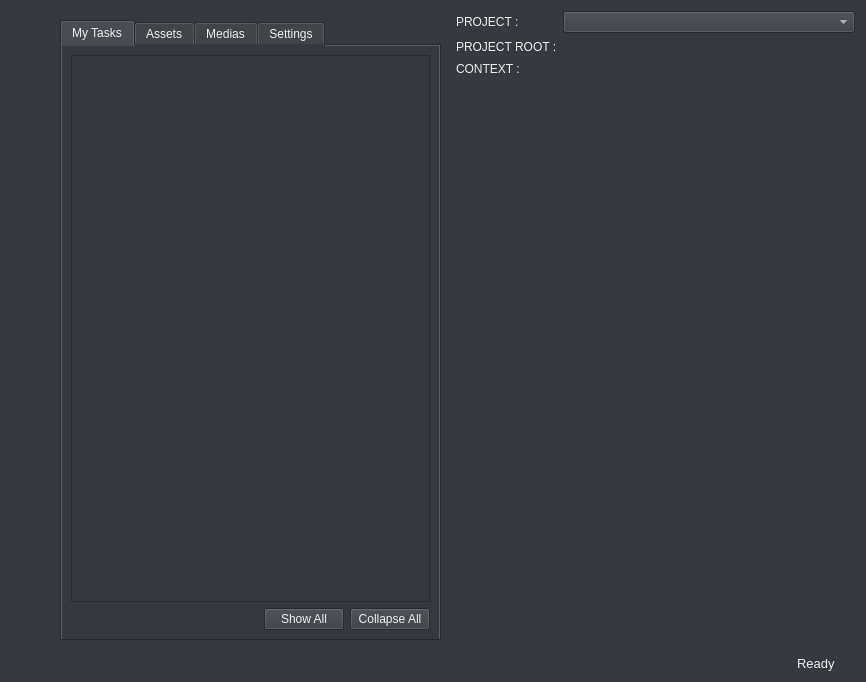
<?xml version="1.0" encoding="UTF-8"?>
<ui version="4.0">
 <class>main_window</class>
 <widget class="QWidget" name="main_window">
  <property name="geometry">
   <rect>
    <x>0</x>
    <y>0</y>
    <width>866</width>
    <height>682</height>
   </rect>
  </property>
  <property name="windowTitle">
   <string>KITSU - CONNECT</string>
  </property>
  <property name="styleSheet">
   <string notr="true">font: 12pt &quot;Open-Sans&quot;;
color: #eeeeee;
selection-background-color: rgb(253, 128, 8);
background-color: #36393f;</string>
  </property>
  <layout class="QGridLayout" name="gridLayout">
   <item row="0" column="3">
    <widget class="QStackedWidget" name="stacked_loading_screen">
     <property name="sizePolicy">
      <sizepolicy hsizetype="Preferred" vsizetype="Preferred">
       <horstretch>0</horstretch>
       <verstretch>0</verstretch>
      </sizepolicy>
     </property>
     <property name="currentIndex">
      <number>0</number>
     </property>
     <widget class="QWidget" name="page">
      <layout class="QVBoxLayout" name="verticalLayout_3">
       <item>
        <widget class="QTabWidget" name="tabWidget">
         <property name="tabShape">
          <enum>QTabWidget::Rounded</enum>
         </property>
         <property name="currentIndex">
          <number>0</number>
         </property>
         <property name="elideMode">
          <enum>Qt::ElideMiddle</enum>
         </property>
         <widget class="QWidget" name="mytasks_tab">
          <attribute name="title">
           <string>My Tasks</string>
          </attribute>
          <layout class="QVBoxLayout" name="verticalLayout_2">
           <item>
            <widget class="QTreeView" name="my_task_tree">
             <property name="headerHidden">
              <bool>true</bool>
             </property>
             <attribute name="headerVisible">
              <bool>false</bool>
             </attribute>
            </widget>
           </item>
           <item>
            <layout class="QHBoxLayout" name="horizontalLayout_2">
             <item>
              <spacer name="horizontalSpacer">
               <property name="orientation">
                <enum>Qt::Horizontal</enum>
               </property>
               <property name="sizeHint" stdset="0">
                <size>
                 <width>40</width>
                 <height>20</height>
                </size>
               </property>
              </spacer>
             </item>
             <item>
              <widget class="QPushButton" name="task_expend_button">
               <property name="text">
                <string>Show All</string>
               </property>
              </widget>
             </item>
             <item alignment="Qt::AlignRight">
              <widget class="QPushButton" name="task_collapse_button">
               <property name="text">
                <string>Collapse All</string>
               </property>
              </widget>
             </item>
            </layout>
           </item>
          </layout>
         </widget>
         <widget class="QWidget" name="assets_tab">
          <attribute name="title">
           <string>Assets</string>
          </attribute>
          <layout class="QVBoxLayout" name="verticalLayout_7">
           <item>
            <widget class="QTreeView" name="asset_tree">
             <property name="headerHidden">
              <bool>true</bool>
             </property>
             <attribute name="headerVisible">
              <bool>false</bool>
             </attribute>
            </widget>
           </item>
          </layout>
         </widget>
         <widget class="QWidget" name="medias_tab">
          <attribute name="title">
           <string>Medias</string>
          </attribute>
         </widget>
         <widget class="QWidget" name="settings_tab">
          <attribute name="title">
           <string>Settings</string>
          </attribute>
          <layout class="QVBoxLayout" name="verticalLayout_5">
           <property name="spacing">
            <number>25</number>
           </property>
           <property name="topMargin">
            <number>20</number>
           </property>
           <item>
            <widget class="QGroupBox" name="groupBox">
             <property name="sizePolicy">
              <sizepolicy hsizetype="Preferred" vsizetype="Preferred">
               <horstretch>0</horstretch>
               <verstretch>0</verstretch>
              </sizepolicy>
             </property>
             <property name="title">
              <string>Connexion Settings:</string>
             </property>
             <property name="alignment">
              <set>Qt::AlignCenter</set>
             </property>
             <layout class="QFormLayout" name="formLayout_2">
              <property name="fieldGrowthPolicy">
               <enum>QFormLayout::ExpandingFieldsGrow</enum>
              </property>
              <property name="formAlignment">
               <set>Qt::AlignHCenter|Qt::AlignTop</set>
              </property>
              <property name="topMargin">
               <number>12</number>
              </property>
              <property name="rightMargin">
               <number>12</number>
              </property>
              <item row="0" column="0">
               <widget class="QLabel" name="label_2">
                <property name="text">
                 <string>Kitsu URL :</string>
                </property>
               </widget>
              </item>
              <item row="0" column="1">
               <widget class="QLineEdit" name="kitsu_host"/>
              </item>
              <item row="1" column="0">
               <widget class="QLabel" name="label_3">
                <property name="text">
                 <string>Kitsu Username :</string>
                </property>
               </widget>
              </item>
              <item row="1" column="1">
               <widget class="QLineEdit" name="kitsu_username"/>
              </item>
              <item row="2" column="0">
               <widget class="QLabel" name="label_4">
                <property name="text">
                 <string>Kitsu Password :</string>
                </property>
               </widget>
              </item>
              <item row="2" column="1">
               <widget class="QLineEdit" name="kitsu_password">
                <property name="echoMode">
                 <enum>QLineEdit::Password</enum>
                </property>
               </widget>
              </item>
              <item row="3" column="1">
               <widget class="QLabel" name="connectionStatus">
                <property name="text">
                 <string>&lt;html&gt;&lt;head/&gt;&lt;body&gt;&lt;p&gt;&lt;span style=&quot; font-size:10pt; color:#a6a6a6;&quot;&gt;Connecting ...&lt;/span&gt;&lt;/p&gt;&lt;/body&gt;&lt;/html&gt;</string>
                </property>
                <property name="textFormat">
                 <enum>Qt::RichText</enum>
                </property>
               </widget>
              </item>
             </layout>
            </widget>
           </item>
           <item>
            <widget class="QGroupBox" name="groupBox_2">
             <property name="sizePolicy">
              <sizepolicy hsizetype="Preferred" vsizetype="Preferred">
               <horstretch>0</horstretch>
               <verstretch>0</verstretch>
              </sizepolicy>
             </property>
             <property name="maximumSize">
              <size>
               <width>16777215</width>
               <height>400</height>
              </size>
             </property>
             <property name="title">
              <string>Plugin Settings</string>
             </property>
             <property name="alignment">
              <set>Qt::AlignCenter</set>
             </property>
             <layout class="QVBoxLayout" name="verticalLayout_8">
              <item>
               <widget class="QTreeView" name="plugin_tree">
                <attribute name="headerVisible">
                 <bool>false</bool>
                </attribute>
               </widget>
              </item>
             </layout>
            </widget>
           </item>
           <item>
            <widget class="QGroupBox" name="groupBox_3">
             <property name="sizePolicy">
              <sizepolicy hsizetype="Preferred" vsizetype="Preferred">
               <horstretch>0</horstretch>
               <verstretch>0</verstretch>
              </sizepolicy>
             </property>
             <property name="maximumSize">
              <size>
               <width>16777215</width>
               <height>400</height>
              </size>
             </property>
             <property name="title">
              <string>Additional OS Environment Variables</string>
             </property>
             <property name="alignment">
              <set>Qt::AlignCenter</set>
             </property>
             <layout class="QVBoxLayout" name="verticalLayout_6">
              <item>
               <widget class="QPlainTextEdit" name="env_variables_set">
                <property name="styleSheet">
                 <string notr="true">font: 10pt &quot;Courier New&quot;;</string>
                </property>
                <property name="plainText">
                 <string>OCIO=test

</string>
                </property>
               </widget>
              </item>
             </layout>
            </widget>
           </item>
           <item alignment="Qt::AlignBottom">
            <widget class="QPushButton" name="save_settings_button">
             <property name="text">
              <string>Save Settings</string>
             </property>
            </widget>
           </item>
          </layout>
         </widget>
        </widget>
       </item>
      </layout>
     </widget>
     <widget class="QWidget" name="page_2">
      <layout class="QVBoxLayout" name="verticalLayout_4">
       <item alignment="Qt::AlignHCenter">
        <widget class="QLabel" name="loading_icon_label">
         <property name="minimumSize">
          <size>
           <width>64</width>
           <height>64</height>
          </size>
         </property>
         <property name="maximumSize">
          <size>
           <width>64</width>
           <height>64</height>
          </size>
         </property>
         <property name="text">
          <string/>
         </property>
         <property name="pixmap">
          <pixmap>../../../.designer/backup/icons/loading_icon_2.gif</pixmap>
         </property>
         <property name="scaledContents">
          <bool>true</bool>
         </property>
         <property name="alignment">
          <set>Qt::AlignCenter</set>
         </property>
        </widget>
       </item>
      </layout>
     </widget>
    </widget>
   </item>
   <item row="0" column="4">
    <layout class="QFormLayout" name="formLayout">
     <property name="fieldGrowthPolicy">
      <enum>QFormLayout::AllNonFixedFieldsGrow</enum>
     </property>
     <item row="0" column="0">
      <widget class="QLabel" name="label">
       <property name="styleSheet">
        <string notr="true">m</string>
       </property>
       <property name="text">
        <string>PROJECT :</string>
       </property>
      </widget>
     </item>
     <item row="0" column="1">
      <widget class="QComboBox" name="project_box">
       <property name="sizePolicy">
        <sizepolicy hsizetype="MinimumExpanding" vsizetype="Preferred">
         <horstretch>0</horstretch>
         <verstretch>0</verstretch>
        </sizepolicy>
       </property>
       <property name="palette">
        <palette>
         <active>
          <colorrole role="WindowText">
           <brush brushstyle="SolidPattern">
            <color alpha="255">
             <red>238</red>
             <green>238</green>
             <blue>238</blue>
            </color>
           </brush>
          </colorrole>
          <colorrole role="Button">
           <brush brushstyle="SolidPattern">
            <color alpha="255">
             <red>54</red>
             <green>57</green>
             <blue>63</blue>
            </color>
           </brush>
          </colorrole>
          <colorrole role="Text">
           <brush brushstyle="SolidPattern">
            <color alpha="255">
             <red>238</red>
             <green>238</green>
             <blue>238</blue>
            </color>
           </brush>
          </colorrole>
          <colorrole role="ButtonText">
           <brush brushstyle="SolidPattern">
            <color alpha="255">
             <red>238</red>
             <green>238</green>
             <blue>238</blue>
            </color>
           </brush>
          </colorrole>
          <colorrole role="Base">
           <brush brushstyle="SolidPattern">
            <color alpha="255">
             <red>54</red>
             <green>57</green>
             <blue>63</blue>
            </color>
           </brush>
          </colorrole>
          <colorrole role="Window">
           <brush brushstyle="SolidPattern">
            <color alpha="255">
             <red>54</red>
             <green>57</green>
             <blue>63</blue>
            </color>
           </brush>
          </colorrole>
          <colorrole role="Highlight">
           <brush brushstyle="SolidPattern">
            <color alpha="255">
             <red>253</red>
             <green>128</green>
             <blue>8</blue>
            </color>
           </brush>
          </colorrole>
          <colorrole role="PlaceholderText">
           <brush brushstyle="SolidPattern">
            <color alpha="128">
             <red>238</red>
             <green>238</green>
             <blue>238</blue>
            </color>
           </brush>
          </colorrole>
         </active>
         <inactive>
          <colorrole role="WindowText">
           <brush brushstyle="SolidPattern">
            <color alpha="255">
             <red>238</red>
             <green>238</green>
             <blue>238</blue>
            </color>
           </brush>
          </colorrole>
          <colorrole role="Button">
           <brush brushstyle="SolidPattern">
            <color alpha="255">
             <red>54</red>
             <green>57</green>
             <blue>63</blue>
            </color>
           </brush>
          </colorrole>
          <colorrole role="Text">
           <brush brushstyle="SolidPattern">
            <color alpha="255">
             <red>238</red>
             <green>238</green>
             <blue>238</blue>
            </color>
           </brush>
          </colorrole>
          <colorrole role="ButtonText">
           <brush brushstyle="SolidPattern">
            <color alpha="255">
             <red>238</red>
             <green>238</green>
             <blue>238</blue>
            </color>
           </brush>
          </colorrole>
          <colorrole role="Base">
           <brush brushstyle="SolidPattern">
            <color alpha="255">
             <red>54</red>
             <green>57</green>
             <blue>63</blue>
            </color>
           </brush>
          </colorrole>
          <colorrole role="Window">
           <brush brushstyle="SolidPattern">
            <color alpha="255">
             <red>54</red>
             <green>57</green>
             <blue>63</blue>
            </color>
           </brush>
          </colorrole>
          <colorrole role="Highlight">
           <brush brushstyle="SolidPattern">
            <color alpha="255">
             <red>253</red>
             <green>128</green>
             <blue>8</blue>
            </color>
           </brush>
          </colorrole>
          <colorrole role="PlaceholderText">
           <brush brushstyle="SolidPattern">
            <color alpha="128">
             <red>238</red>
             <green>238</green>
             <blue>238</blue>
            </color>
           </brush>
          </colorrole>
         </inactive>
         <disabled>
          <colorrole role="WindowText">
           <brush brushstyle="SolidPattern">
            <color alpha="255">
             <red>238</red>
             <green>238</green>
             <blue>238</blue>
            </color>
           </brush>
          </colorrole>
          <colorrole role="Button">
           <brush brushstyle="SolidPattern">
            <color alpha="255">
             <red>54</red>
             <green>57</green>
             <blue>63</blue>
            </color>
           </brush>
          </colorrole>
          <colorrole role="Text">
           <brush brushstyle="SolidPattern">
            <color alpha="255">
             <red>238</red>
             <green>238</green>
             <blue>238</blue>
            </color>
           </brush>
          </colorrole>
          <colorrole role="ButtonText">
           <brush brushstyle="SolidPattern">
            <color alpha="255">
             <red>238</red>
             <green>238</green>
             <blue>238</blue>
            </color>
           </brush>
          </colorrole>
          <colorrole role="Base">
           <brush brushstyle="SolidPattern">
            <color alpha="255">
             <red>54</red>
             <green>57</green>
             <blue>63</blue>
            </color>
           </brush>
          </colorrole>
          <colorrole role="Window">
           <brush brushstyle="SolidPattern">
            <color alpha="255">
             <red>54</red>
             <green>57</green>
             <blue>63</blue>
            </color>
           </brush>
          </colorrole>
          <colorrole role="Highlight">
           <brush brushstyle="SolidPattern">
            <color alpha="255">
             <red>253</red>
             <green>128</green>
             <blue>8</blue>
            </color>
           </brush>
          </colorrole>
          <colorrole role="PlaceholderText">
           <brush brushstyle="SolidPattern">
            <color alpha="128">
             <red>238</red>
             <green>238</green>
             <blue>238</blue>
            </color>
           </brush>
          </colorrole>
         </disabled>
        </palette>
       </property>
       <property name="frame">
        <bool>true</bool>
       </property>
      </widget>
     </item>
     <item row="1" column="0">
      <widget class="QLabel" name="label_9">
       <property name="enabled">
        <bool>false</bool>
       </property>
       <property name="text">
        <string>PROJECT ROOT :</string>
       </property>
      </widget>
     </item>
     <item row="1" column="1">
      <widget class="QLineEdit" name="project_root_label">
       <property name="enabled">
        <bool>true</bool>
       </property>
       <property name="text">
        <string/>
       </property>
       <property name="frame">
        <bool>false</bool>
       </property>
       <property name="readOnly">
        <bool>true</bool>
       </property>
      </widget>
     </item>
     <item row="2" column="0">
      <widget class="QLabel" name="label_10">
       <property name="enabled">
        <bool>false</bool>
       </property>
       <property name="text">
        <string>CONTEXT :</string>
       </property>
      </widget>
     </item>
     <item row="2" column="1">
      <widget class="QLineEdit" name="context_label">
       <property name="enabled">
        <bool>true</bool>
       </property>
       <property name="text">
        <string/>
       </property>
       <property name="frame">
        <bool>false</bool>
       </property>
       <property name="readOnly">
        <bool>true</bool>
       </property>
      </widget>
     </item>
    </layout>
   </item>
   <item row="1" column="4">
    <layout class="QHBoxLayout" name="horizontalLayout">
     <property name="spacing">
      <number>-1</number>
     </property>
     <item alignment="Qt::AlignRight">
      <widget class="QLabel" name="status">
       <property name="styleSheet">
        <string notr="true">font-size: 10pt;</string>
       </property>
       <property name="text">
        <string>Ready</string>
       </property>
       <property name="margin">
        <number>0</number>
       </property>
      </widget>
     </item>
     <item>
      <widget class="QLabel" name="loading_icon">
       <property name="maximumSize">
        <size>
         <width>14</width>
         <height>14</height>
        </size>
       </property>
       <property name="text">
        <string/>
       </property>
       <property name="pixmap">
        <pixmap>../../../.designer/backup/icons/loading_icon.gif</pixmap>
       </property>
       <property name="scaledContents">
        <bool>true</bool>
       </property>
      </widget>
     </item>
    </layout>
   </item>
   <item row="0" column="0">
    <layout class="QVBoxLayout" name="verticalLayout">
     <item>
      <widget class="QPushButton" name="pushButton">
       <property name="styleSheet">
        <string notr="true">margin:0;
paddinf:0;
color: #FFFFFF;</string>
       </property>
       <property name="text">
        <string/>
       </property>
       <property name="icon">
        <iconset resource="../icons/ressources.qrc">
         <normaloff>:/icons/menu.svg</normaloff>:/icons/menu.svg</iconset>
       </property>
       <property name="iconSize">
        <size>
         <width>24</width>
         <height>24</height>
        </size>
       </property>
       <property name="flat">
        <bool>true</bool>
       </property>
      </widget>
     </item>
     <item>
      <spacer name="verticalSpacer">
       <property name="orientation">
        <enum>Qt::Vertical</enum>
       </property>
       <property name="sizeHint" stdset="0">
        <size>
         <width>20</width>
         <height>40</height>
        </size>
       </property>
      </spacer>
     </item>
    </layout>
   </item>
  </layout>
 </widget>
 <resources>
  <include location="../icons/ressources.qrc"/>
 </resources>
 <connections/>
</ui>
